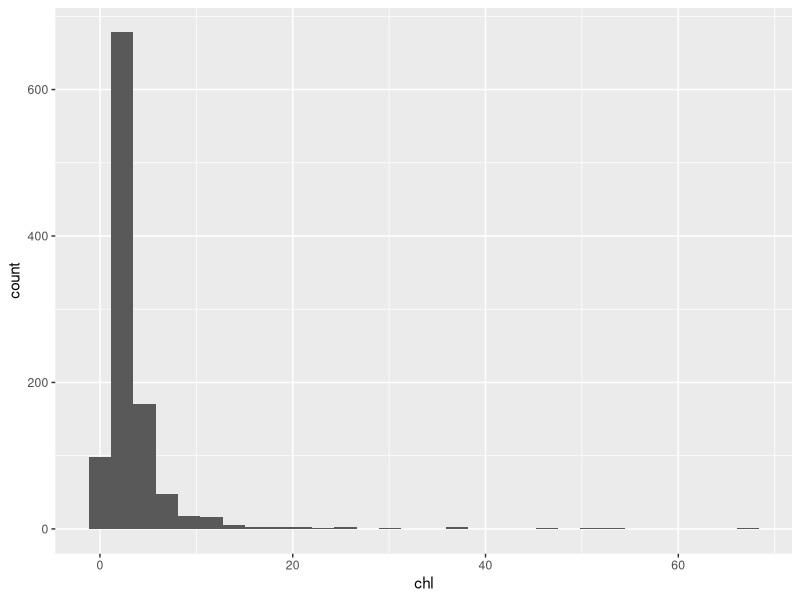
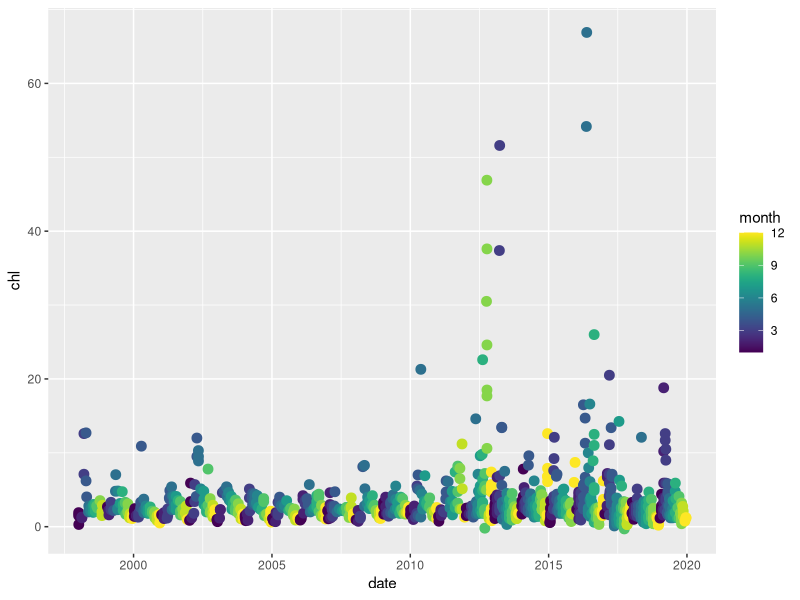
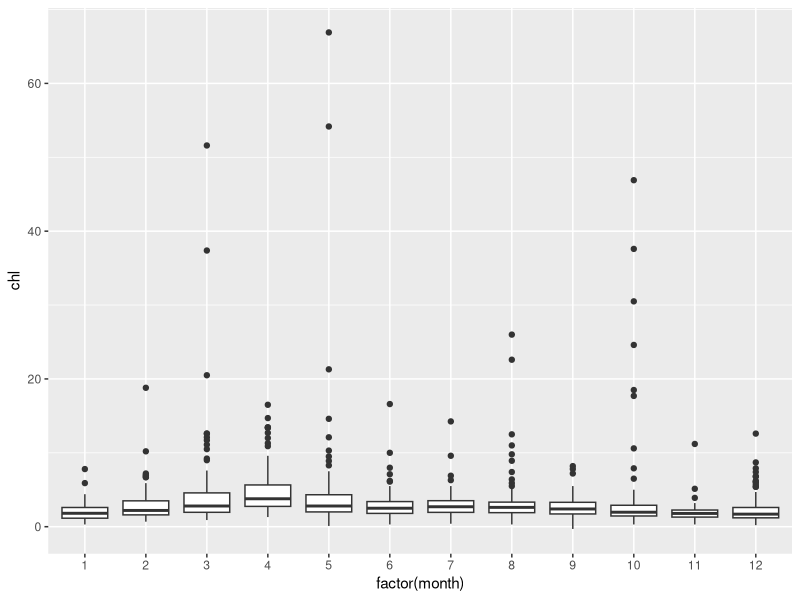
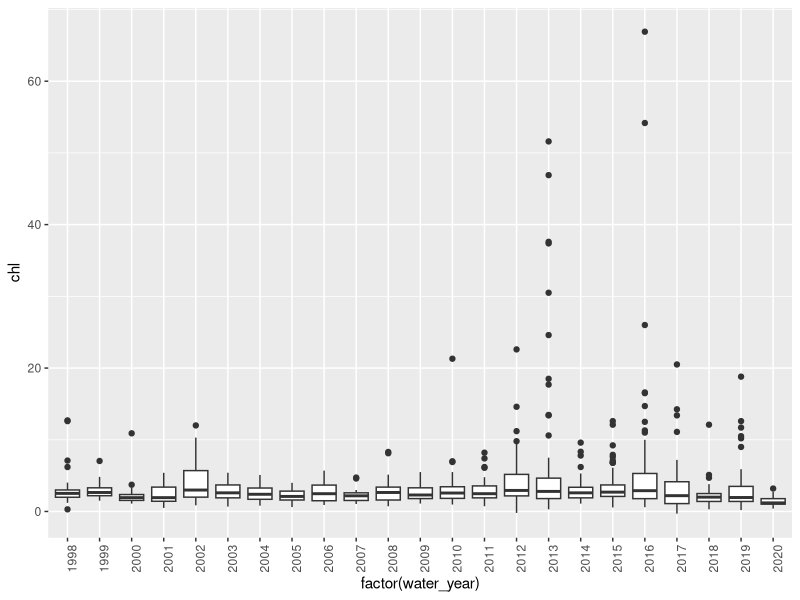

Write R code to recreate these figures, in order. (Note: this script raises an error after producing the figures.)
## ---- chunk 1
knitr::opts_chunk$set(echo = TRUE)
## ---- chunk 2
library(tidyverse)
library(readr)
library(lubridate)
library(viridis)
library(psych) # for pairs
## ---- chunk 3
covars <- read_csv("data_model/gam_data_covars.csv") %>%
  mutate(month = lubridate::month(date)) 

alldata <- read_csv("data_model/gam_data_covars_chla.csv")%>%
  mutate(month = lubridate::month(date),
         year = lubridate::year(date)) 
## ---- chunk 4
chl_clean <- alldata %>%
  filter(!is.na(chl))

ggplot(chl_clean) + geom_histogram(aes(chl))
ggplot(chl_clean) + geom_point(aes(date, chl, color = month), size = 3) + scale_color_viridis()
ggplot(chl_clean) + geom_boxplot(aes(x = factor(month), y = chl))
ggplot(chl_clean) + geom_boxplot(aes(x = factor(water_year), y = chl)) + theme(axis.text.x = element_text(angle = 90))
dotchart(chla_all$chl, lcolor = "white", xlab = "Chla", ylab = "row")
## ---- chunk 5
model_covars <- covars %>%
  select(c(date, month, water_year, daymet_precip_mm, Q_sday, flow_yolo, height_sac_na, inund_days, daymet_tmax, daymet_srad))

data_long <- pivot_longer(model_covars, cols = 4:10, names_to = "variable", values_to = "value")

ggplot(data_long) + geom_point(aes(x = date, y = value, color = variable), alpha = 0.5)

ggplot(data_long) + geom_point(aes(x = date, y = value, color = variable), alpha = 0.5) + facet_wrap(variable~., scales = "free_y")

ggplot(data_long) + geom_boxplot(aes(x = factor(month), y = value, fill = variable)) + facet_wrap(variable~., scales = "free_y") + theme_bw()

ggplot(data_long) + geom_boxplot(aes(x = factor(water_year), y = value, fill = variable)) + facet_wrap(variable~., scales = "free_y") + theme_bw() + theme(axis.text.x = element_text(angle = 90))
## ---- chunk 6
# precip - stage height
ggplot(filter(model_covars, daymet_precip_mm>0), aes(daymet_precip_mm, height_sac_na)) + geom_point()

# precip - inundation days
ggplot(filter(model_covars, daymet_precip_mm>0), aes(daymet_precip_mm, inund_days, color = month)) + geom_point() + scale_color_viridis()

# precip - flow_yolo
ggplot(filter(model_covars, daymet_precip_mm>0), aes(daymet_precip_mm, flow_yolo)) + geom_point()

# flow_verona - flow_yolo
ggplot(model_covars, aes(Q_sday, flow_yolo, color = month)) + geom_point() + scale_color_viridis()

# radiation - temp
ggplot(filter(model_covars, daymet_srad<1000), aes(daymet_tmax, daymet_srad, color = month)) + geom_point()

# temp - flow
ggplot(model_covars, aes(daymet_tmax, Q_sday)) + geom_point(aes(color = month))+ scale_color_viridis()

# Useful plot (seasonality of temp vs stage height)
ggplot(model_covars, aes(daymet_tmax, height_sac_na)) + geom_point(aes(color = month)) 
## ---- chunk 7
data_unique_date = alldata %>% group_by(doy1998) %>% sample_n(1) %>%
  mutate(log_chla = log(chl))

chla_covars = data_unique_date %>%
  filter(!is.na(log_chla))
## ---- chunk 8
ggplot(chla_covars) + geom_point(aes(date, log_chla))
ggplot(chla_covars) + geom_histogram(aes(log_chla))
## ---- chunk 9
# check for correlation between all predictors, and the response variable
x = na.omit(chla_covars) %>% select(log_chla, Q_sday, Q_1day, Q_mwk, T_mwk, Srad_mwk, inund_days, doy1998)

(corr_plot <- pairs.panels(x, hist.col = "white", cex.cor = 1.5, pch = 21, stars = TRUE))
## ---- chunk 10
 tiff(filename = "figures/corr_plot_gamvars.tiff", width = 10, height = 8, units = "in", res = 300)
 # plot with R2 values on the diagnolly opposite side
corr_plot
 dev.off()
## ---- chunk 11

